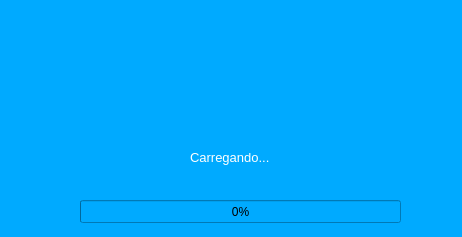
<?xml version="1.0" encoding="UTF-8"?>
<ui version="4.0">
 <class>FrmSplash</class>
 <widget class="QMainWindow" name="FrmSplash">
  <property name="geometry">
   <rect>
    <x>0</x>
    <y>0</y>
    <width>462</width>
    <height>237</height>
   </rect>
  </property>
  <property name="cursor">
   <cursorShape>BlankCursor</cursorShape>
  </property>
  <property name="windowTitle">
   <string>Loading</string>
  </property>
  <property name="windowIcon">
   <iconset>
    <normaloff>resources/icon.png</normaloff>resources/icon.png</iconset>
  </property>
  <property name="styleSheet">
   <string notr="true">background-color: rgb(0, 170, 255);</string>
  </property>
  <widget class="QWidget" name="centralwidget">
   <widget class="QProgressBar" name="progressBar">
    <property name="geometry">
     <rect>
      <x>80</x>
      <y>200</y>
      <width>321</width>
      <height>23</height>
     </rect>
    </property>
    <property name="value">
     <number>0</number>
    </property>
   </widget>
   <widget class="QLabel" name="picIcon">
    <property name="geometry">
     <rect>
      <x>190</x>
      <y>50</y>
      <width>71</width>
      <height>81</height>
     </rect>
    </property>
    <property name="text">
     <string/>
    </property>
    <property name="pixmap">
     <pixmap>resources/icon_small.png</pixmap>
    </property>
   </widget>
   <widget class="QLabel" name="lblLoading">
    <property name="geometry">
     <rect>
      <x>190</x>
      <y>150</y>
      <width>81</width>
      <height>16</height>
     </rect>
    </property>
    <property name="text">
     <string>&lt;html&gt;&lt;head/&gt;&lt;body&gt;&lt;p&gt;&lt;span style=&quot; font-size:10pt; color:#ffffff;&quot;&gt;Carregando...&lt;/span&gt;&lt;/p&gt;&lt;/body&gt;&lt;/html&gt;</string>
    </property>
   </widget>
  </widget>
 </widget>
 <resources/>
 <connections/>
</ui>
